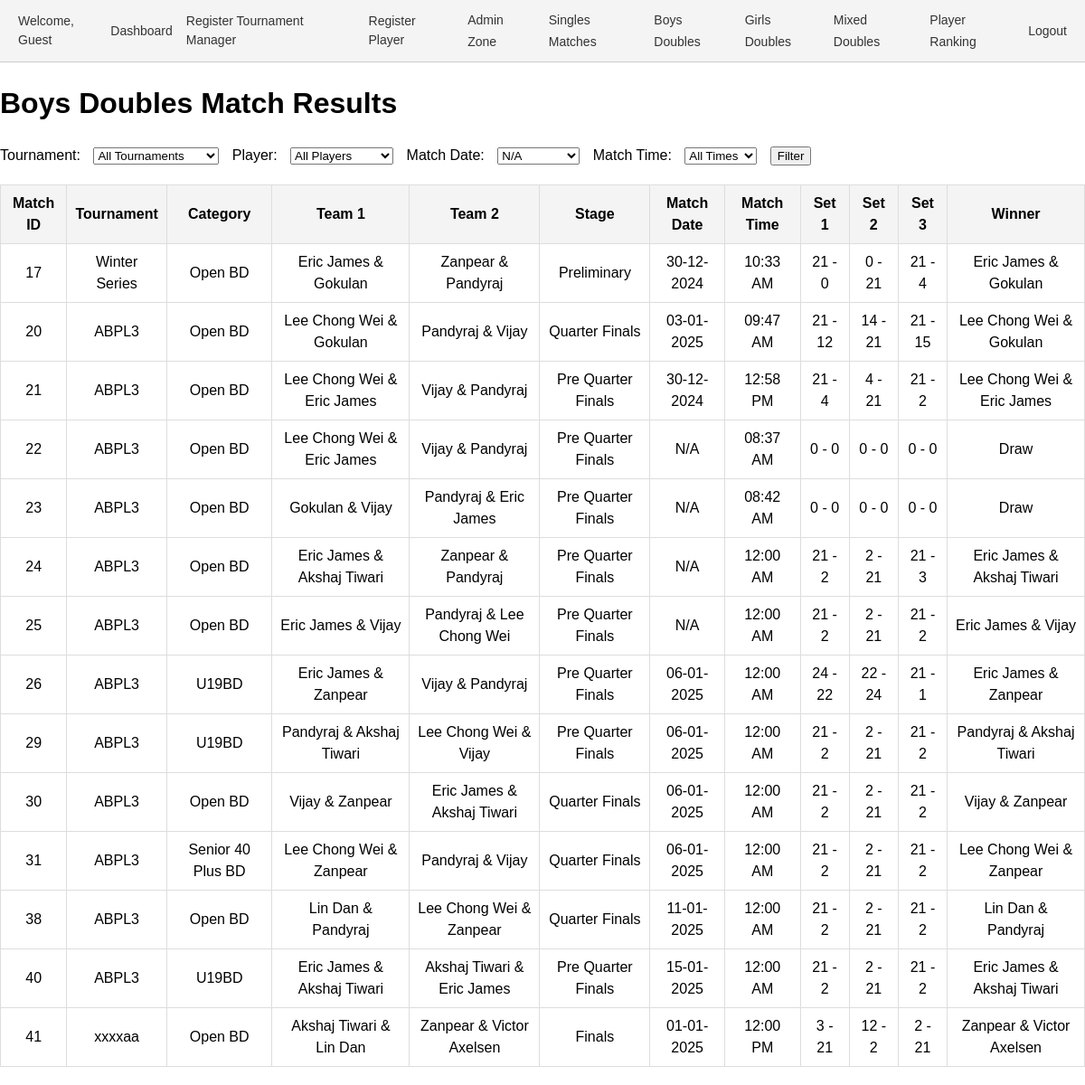
/results_bd.php, run on an earlier commit of the app's database.
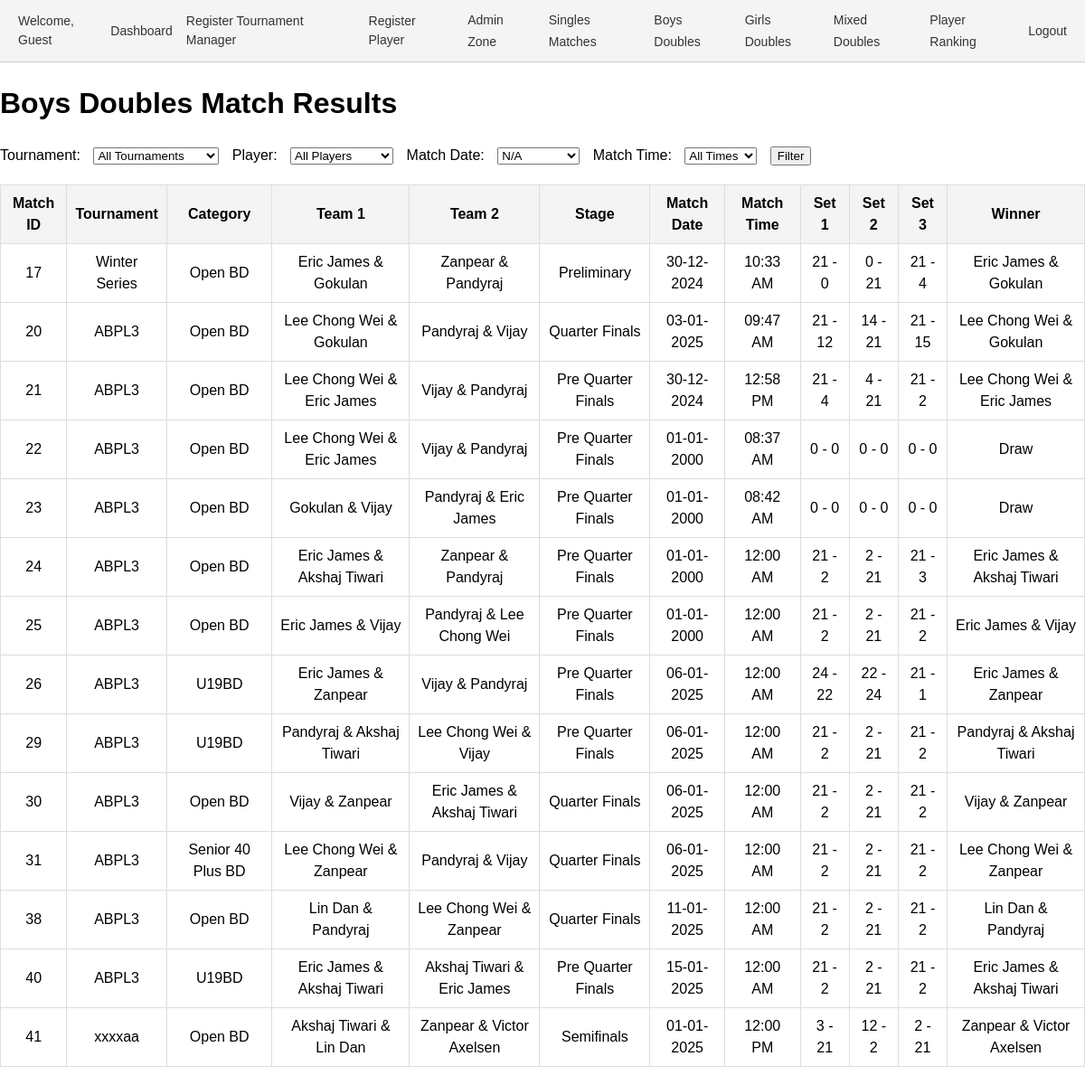
And on a later commit of the database.
### tables this page shows
CREATE TABLE `matches` (
  `id` int(11) NOT NULL,
  `tournament_id` int(11) NOT NULL,
  `category_id` int(11) NOT NULL,
  `pool` enum('A','B') DEFAULT NULL,
  `player1_id` int(11) DEFAULT NULL,
  `player2_id` int(11) DEFAULT NULL,
  `pre_quarter` tinyint(1) DEFAULT 0,
  `quarter` tinyint(1) DEFAULT 0,
  `semi` tinyint(1) DEFAULT 0,
  `final` tinyint(1) DEFAULT 0,
  `set1_player1_points` int(11) DEFAULT 0,
  `set1_player2_points` int(11) DEFAULT 0,
  `set2_player1_points` int(11) DEFAULT 0,
  `set2_player2_points` int(11) DEFAULT 0,
  `set3_player1_points` int(11) DEFAULT 0,
  `set3_player2_points` int(11) DEFAULT 0,
  `created_by` int(11) DEFAULT NULL,
  `stage` enum('Pre Quarter Finals','Quarter Finals','Semifinals','Finals','Preliminary') NOT NULL,
  `match_date` date DEFAULT NULL,
  `match_time` varchar(255) NOT NULL,
  `team1_player1_id` int(11) NOT NULL DEFAULT 0,
  `team1_player2_id` int(11) NOT NULL DEFAULT 0,
  `team2_player1_id` int(11) DEFAULT 0,
  `team2_player2_id` int(11) DEFAULT 0,
  `set1_team1_points` int(11) NOT NULL DEFAULT 0,
  `set1_team2_points` int(11) DEFAULT 0,
  `set2_team1_points` int(11) DEFAULT 0,
  `set2_team2_points` int(11) DEFAULT 0,
  `set3_team1_points` int(11) DEFAULT 0,
  `set3_team2_points` int(11) DEFAULT 0,
  `player3_id` int(11) DEFAULT NULL,
  `player4_id` int(11) DEFAULT NULL,
  `deleted_at` datetime DEFAULT NULL
);

CREATE TABLE `tournaments` (
  `id` int(11) NOT NULL,
  `name` varchar(255) NOT NULL,
  `created_by` int(11) DEFAULT NULL,
  `year` int(11) NOT NULL DEFAULT year(curdate()),
  `moderated_by` int(11) DEFAULT NULL
);

CREATE TABLE `categories` (
  `id` int(11) NOT NULL,
  `name` varchar(255) NOT NULL,
  `created_by` int(11) NOT NULL,
  `age_group` varchar(255) DEFAULT NULL,
  `sex` varchar(10) DEFAULT NULL,
  `type` enum('singles','doubles','mixed doubles') DEFAULT 'singles',
  `tournament_id` int(11) NOT NULL
);

### results_bd.php (the view, shortened to what this page needs)
<?php include 'header.php'; ?>
<?php
require_once 'conn.php';
$conn = new mysqli($servername, $username, $password, $dbname);
$match_date = $_GET['match_date'] ?? '';
$dates = $conn->query("SELECT DISTINCT match_date FROM matches ORDER BY match_date");
$query = "
    SELECT
        m.id AS match_id,
        t.name AS tournament_name,
        c.name AS category_name,
        c.type AS category_type, /* Singles, Doubles, or Mixed Doubles */
        p1.name AS team1_player1_name,
        p2.name AS team1_player2_name,
        p3.name AS team2_player1_name,
        p4.name AS team2_player2_name,
        m.stage,
        m.match_date,
        m.match_time,
        m.set1_team1_points,
        m.set1_team2_points,
        m.set2_team1_points,
        m.set2_team2_points,
        m.set3_team1_points,
        m.set3_team2_points
    FROM matches m
    INNER JOIN tournaments t ON m.tournament_id = t.id
    INNER JOIN categories c ON m.category_id = c.id
    LEFT JOIN players p1 ON m.team1_player1_id = p1.id
    LEFT JOIN players p2 ON m.team1_player2_id = p2.id
    LEFT JOIN players p3 ON m.team2_player1_id = p3.id
    LEFT JOIN players p4 ON m.team2_player2_id = p4.id
    WHERE c.type = 'doubles' AND c.sex = 'M' /* Filter only doubles and male categories */
";
$query .= " ORDER BY m.id";
$result = $conn->query($query);
?>
<!DOCTYPE html>
<html lang="en">
<head>
</head>
<body>
    <h1>Boys Doubles Match Results</h1>
    <form method="get">
        <label for="tournament_id">Tournament:</label>
        <select name="tournament_id" id="tournament_id">
            <option value="">All Tournaments</option>
        </select>
        <label for="player_id">Player:</label>
        <select name="player_id" id="player_id">
            <option value="">All Players</option>
        </select>
        <label for="match_date">Match Date:</label>
        <select name="match_date" id="match_date">
            <?php while ($row = $dates->fetch_assoc()): ?>
                <option value="<?= $row['match_date'] ?>" <?= $match_date == $row['match_date'] ? 'selected' : '' ?>>
                    <?= $row['match_date'] ? date("d-m-Y", strtotime($row['match_date'])) : 'N/A' ?>
                </option>
            <?php endwhile; ?>
        </select>
        <label for="datetime">Match Time:</label>
        <select name="datetime" id="datetime">
            <option value="">All Times</option>
        </select>
        <button type="submit">Filter</button>
    </form>
    <?php if ($result->num_rows > 0): ?>
        <table>
            <tr>
                <th>Match ID</th>
                <th>Tournament</th>
                <th>Category</th>
                <th>Team 1</th>
                <th>Team 2</th>
                <th>Stage</th>
                <th>Match Date</th>
                <th>Match Time</th>
                <th>Set 1</th>
                <th>Set 2</th>
                <th>Set 3</th>
                <th>Winner</th>
            </tr>
            <?php while ($row = $result->fetch_assoc()):
                $team1 = $row['team1_player1_name'] . " & " . $row['team1_player2_name'];
                $team2 = $row['team2_player1_name'] . " & " . $row['team2_player2_name'];
                $team1_total = $row['set1_team1_points'] + $row['set2_team1_points'] + $row['set3_team1_points'];
                $team2_total = $row['set1_team2_points'] + $row['set2_team2_points'] + $row['set3_team2_points'];
                $winner = $team1_total > $team2_total ? $team1 : ($team1_total < $team2_total ? $team2 : 'Draw');
            ?>
                <tr>
                    <td><?= $row['match_id'] ?></td>
                    <td><?= $row['tournament_name'] ?></td>
                    <td><?= $row['category_name'] ?></td>
                    <td><?= $team1 ?></td>
                    <td><?= $team2 ?></td>
                    <td><?= $row['stage'] ?></td>
                    <td><?= $row['match_date'] ? date("d-m-Y", strtotime($row['match_date'])) : 'N/A' ?></td>
                    <td><?= $row['match_time'] ? date("h:i A", strtotime($row['match_time'])) : 'N/A' ?></td>
                    <td><?= $row['set1_team1_points'] . ' - ' . $row['set1_team2_points'] ?></td>
                    <td><?= $row['set2_team1_points'] . ' - ' . $row['set2_team2_points'] ?></td>
                    <td><?= $row['set3_team1_points'] . ' - ' . $row['set3_team2_points'] ?></td>
                    <td><?= $winner ?></td>
                </tr>
            <?php endwhile; ?>
        </table>
    <?php else: ?>
        <p>No matches found for the selected filters.</p>
    <?php endif; ?>
</body>
</html>

What changed in the data, as far as the page shows it:
changed matches "08:37 AM": match_date (not shown) → "01-01-2000"; no longer shows "N/A"
changed matches "08:42 AM": match_date (not shown) → "01-01-2000"; no longer shows "N/A"
changed matches id 24: match_date (not shown) → "01-01-2000"; no longer shows "N/A"
changed matches id 25: match_date (not shown) → "01-01-2000"; no longer shows "N/A"
changed matches "12:00 PM": stage "Finals" → "Semifinals"
